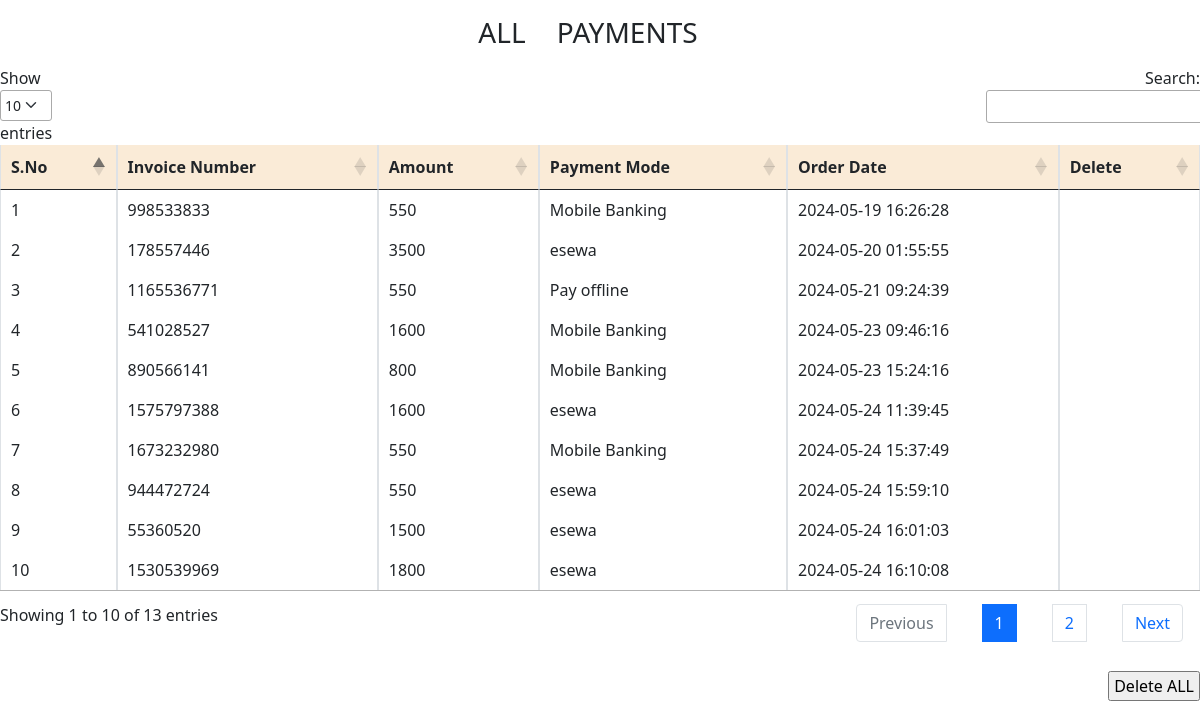
Page /admin_area/list_payments.php (signed in) on the committed database.
### tables this page shows
CREATE TABLE `user_payments` (
  `payment_id` int(11) NOT NULL,
  `order_id` int(11) NOT NULL,
  `invoice_number` int(11) NOT NULL,
  `amount` int(11) NOT NULL,
  `payment_mode` varchar(255) NOT NULL,
  `date` timestamp NOT NULL DEFAULT current_timestamp() ON UPDATE current_timestamp()
);

### admin_area/list_payments.php (the view, shortened to what this page needs)
<!DOCTYPE html>
<html lang="en">
<head>
</head>
<body>
    <h3 class="text-center my-3">ALL <span class="px-4">PAYMENTS</span></h3>
    <table id="myTable" class="table table-bordered">
        <thead class="bg">
            <?php
            $get_payments = "Select * from user_payments";
            $result = mysqli_query($con, $get_payments);
            $row_count = mysqli_num_rows($result);
            if ($row_count == 0) {
                echo "<h2 class='text-danger text-center mt-5'>No payments received yet</h2>";
            } else {
                echo "<tr>
                <th>S.No</th>
                <th>Invoice Number</th>
                <th>Amount</th>
                <th>Payment Mode</th>
                <th>Order Date</th>
                <th>Delete</th>
                </tr>
                </thead>
                <tbody>";
                $number = 0;
                while ($row_data = mysqli_fetch_assoc($result)) {
                    $payment_id = $row_data['payment_id'];
                    $invoice_number = $row_data['invoice_number'];
                    $amount = $row_data['amount'];
                    $payment_mode = $row_data['payment_mode'];
                    $date = $row_data['date'];
                    $number++;
                    echo "<tr>
                    <td>$number</td>
                    <td>$invoice_number</td>
                    <td>$amount</td>
                    <td>$payment_mode</td>
                    <td>$date</td>
                    <td>
                        <a href='index.php?delete_payment=$payment_id' type='button'
                           class='text-dark' data-bs-toggle='modal' data-bs-target='#Modal_$payment_id'>
                            <i class='bi bi-trash'></i>
                        </a>
                    </td>
                </tr>";
                }
            ?>
            </tbody>
    </table>
    <form action=""method="post" class="text-end">
            <input type="submit" value="Delete ALL" class="mbtn1 my-1 px-1" name="delete_all">
            </form>
            <?php } ?>
<?php
include('page.php');
?>
</body>
</html>

### admin_area/list_payments.php (style rules this page uses)
.bg { background-color: antiquewhite; }

### rows in the picture
user_payments: invoice_number "998533833", amount "550", payment_mode "Mobile Banking", date "2024-05-19 16:26:28"
user_payments: invoice_number "178557446", amount "3500", payment_mode "esewa", date "2024-05-20 01:55:55"
user_payments: invoice_number "1165536771", amount "550", payment_mode "Pay offline", date "2024-05-21 09:24:39"
user_payments: invoice_number "541028527", amount "1600", payment_mode "Mobile Banking", date "2024-05-23 09:46:16"
user_payments: invoice_number "890566141", amount "800", payment_mode "Mobile Banking", date "2024-05-23 15:24:16"
user_payments: invoice_number "1575797388", amount "1600", payment_mode "esewa", date "2024-05-24 11:39:45"
user_payments: invoice_number "1673232980", amount "550", payment_mode "Mobile Banking", date "2024-05-24 15:37:49"
user_payments: invoice_number "944472724", amount "550", payment_mode "esewa", date "2024-05-24 15:59:10"
user_payments: invoice_number "55360520", amount "1500", payment_mode "esewa", date "2024-05-24 16:01:03"
user_payments: invoice_number "1530539969", amount "1800", payment_mode "esewa", date "2024-05-24 16:10:08"
